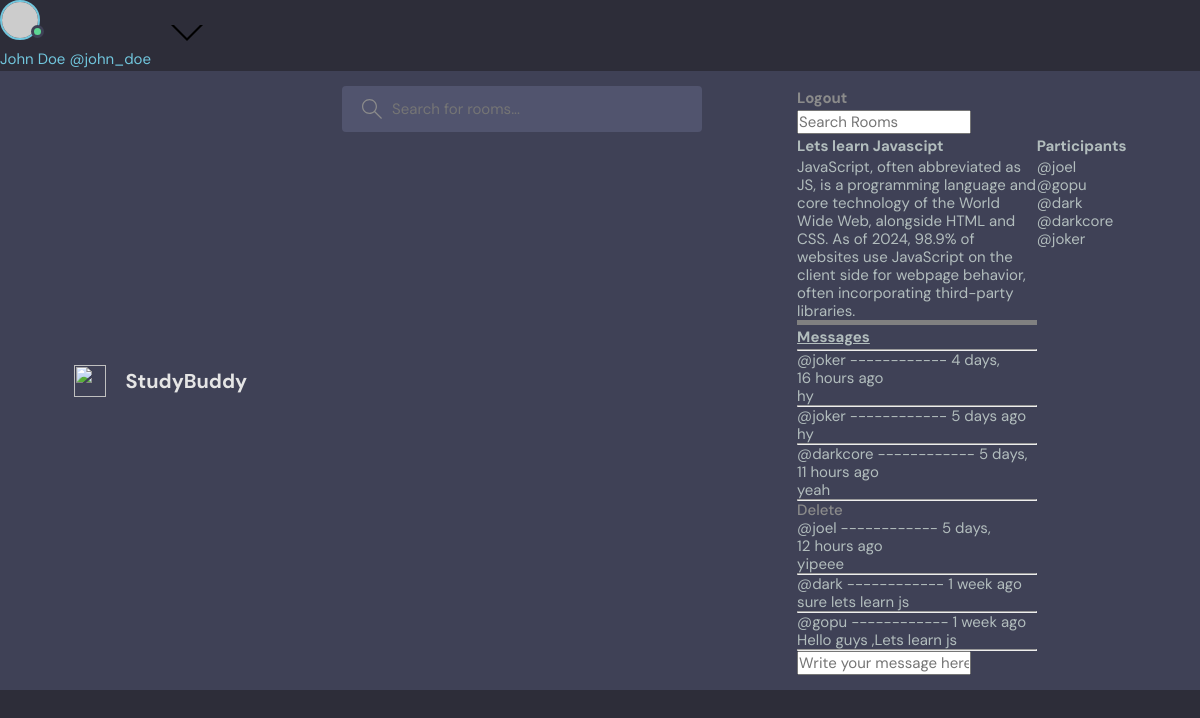
Screenshot of /room/1/ (signed in) with the database file from the repository.
### hotel/models.py (models this page shows, shortened)
class Room(models.Model):
    host = models.ForeignKey(User,on_delete=models.SET_NULL,null=True)
    topic = models.ForeignKey(Topic,on_delete=models.SET_NULL,null=True)
    name = models.CharField(max_length=200)
    description = models.TextField(null=True, blank=True)
    participants = models.ManyToManyField(User, related_name='participants',blank=True)
    updated = models.DateTimeField(auto_now = True)
    created = models.DateTimeField(auto_now_add = True)
    class Meta:
        ordering = ['-updated','-created']

class Message(models.Model):
    user = models.ForeignKey(User, on_delete=models.CASCADE)
    room = models.ForeignKey(Room, on_delete=models.CASCADE)
    body = models.TextField()
    updated = models.DateTimeField(auto_now = True)
    created = models.DateTimeField(auto_now_add = True)
    class Meta:
        ordering = ['-updated','-created']

### hotel/views.py (the view, shortened to what this page needs)
# urls.py: path('room/<str:pk>/',views.room,name='room'),
def room(request,pk):
    room = Room.objects.get(id = pk)
    roommsg = room.message_set.all().order_by('-created')
    participant = room.participants.all()
    context = { 'room' : room , 'roommsg' : roommsg, 'participant' : participant}
    return render(request,'hotel/room.html',context)

### hotel/templates/hotel/room.html (shortened to what this page needs)
{% extends 'main.html' %}
{% block content %}
<div class="room-container">
<div>
<h1>{{room.name}}</h1>
<p>{{ room.description }}</p>
<hr style="height:5px;border-width:0;color:black;background-color:gray">
<h2> <u>Messages </u></h2>
<hr>
{% for msg in roommsg %}
{% if request.user ==  msg.user %}
<p><a href="{% url 'deletem' msg.id %}">Delete</a></p>
{% endif %}
<p>@{{ msg.user }} ------------  {{msg.created|timesince}} ago</p>
<p>{{ msg.body }}</p>
<hr>
{% endfor %}
{% if request.user.is_authenticated %}
<div>
<form method='post' action=''>
<input type="text" placeholder="Write your message here...." name="comments">
</form>
</div>
{% endif %}
</div>
<div>
    <p><h3> Participants </h3></p>
    {% for user in participant %}
    <div>
    <p>@{{ user.username }}<p>
    {% endfor %}
    </div>
</div>
</div>
{% endblock content %}

### static/styles/style.css (style rules this page uses)
:root { --color-main: #71c6dd; --color-main-light: #e1f6fb; --color-dark: #3f4156; --color-dark-medium: #51546e; --color-dark-light: #696d97; --color-light: #e5e5e5; --color-gray: #8b8b8b; --color-light-gray: #b2bdbd; --color-bg: #2d2d39; --color-success: #5dd693; --color-error: #fc4b0b; }
* { font-family: "DM Sans", -apple-system, BlinkMacSystemFont, "Segoe UI", Roboto, Oxygen, Ubuntu, Cantarell, "Open Sans", "Helvetica Neue", sans-serif; margin: 0; padding: 0; box-sizing: border-box; text-rendering: optimizeLegibility; font-size: inherit; }
html { font-size: 56.25%; }
@media only screen and (min-width: 1200px) { html { font-size: 62.5%; } }
body { line-height: 1.6; font-weight: 400; font-size: 1.5rem; color: var(--color-light-gray); background-color: var(--color-bg); min-height: 100vh; }
a { display: inline-block; color: var(--color-main); text-decoration: none; }
.header__menu a { display: flex; gap: 1.5rem; align-items: center; font-weight: 500; text-decoration: none; color: var(--color-gray); }
.header__menu p { line-height: 1.2; }

### hotel/templates/hotel/room.html (style rules this page uses)
.room-container { display: grid; grid-template-columns : 3fr 1fr; }

### rows the page displays
Room: name "Lets learn Javascipt", description "JavaScript, often abbreviated as JS, is a programming language and core technology of the World Wide Web, alongside HTML and CSS. As of 2024, 98.9% of websites use JavaScript on the client side for webpage behavior, often incorporating third-party libraries."
Message: user "joker", created "4 days, 16 hours", body "hy"
Message: user "joker", created "5 days", body "hy"
Message: user "darkcore", created "5 days, 11 hours", body "yeah"
Message: shows "Delete", user "joel", created "5 days, 12 hours", body "yipeee"
Message: user "dark", created "1 week", body "sure lets learn js"
Message: user "gopu", created "1 week", body "Hello guys ,Lets learn js"

### other values shown
{{ user.username }} "joel"
{{ user.username }} "gopu"
{{ user.username }} "dark"
{{ user.username }} "darkcore"
{{ user.username }} "joker"
